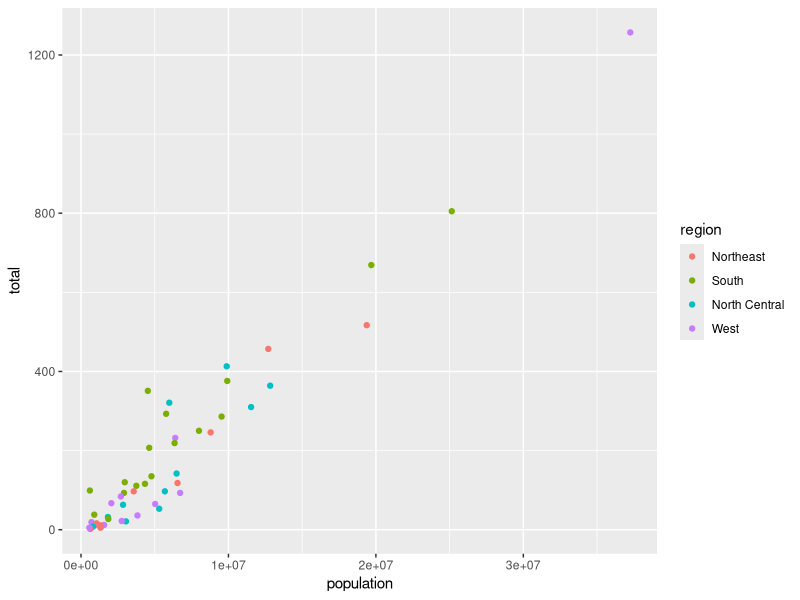

This chart was generated by the following R code: (Note: this script raises an error after producing the figure.)
library(tidyverse)
library(dslabs)

data(murders)

murders %>%  
  ggplot(aes(population, total, label=abb, color=region)) +
  geom_point()

pwd

# comment
